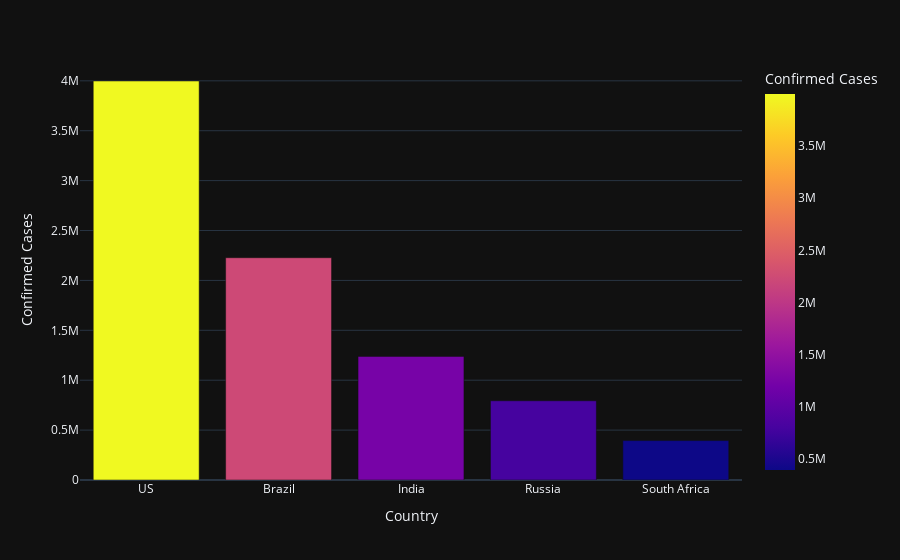

The notebook cell saved with this chart:
### Markdown cell above
## Analysis of Worst Hit Countries

### Code cell
# Making a dataframe with the country data in sorted order
country_cases_sorted = country_cases.sort_values('confirmed', ascending = False)
country_cases_sorted.index = [x for x in range(len(country_cases_sorted))]

# Plotting the worst affected countries side by side for a direct comparison
fig = px.bar(country_cases_sorted.head(), x = 'country', y = 'confirmed', color = 'confirmed', \
            labels = {'country': 'Country', 'confirmed': 'Confirmed Cases'}, template = 'plotly_dark')
fig.show()

### Figure 1 — Plotly figure (JSON) as saved in the notebook; plotly's stock layout.template omitted (floating-point values rounded to 4 significant figures)
{"data": [{"alignmentgroup": "True", "hovertemplate": "Country=%{x}<br>Confirmed Cases=%{marker.color}<extra></extra>", "legendgroup": "", "marker": {"color": [3998259, 2227514, 1238798, 793720, 394948], "coloraxis": "coloraxis"}, "name": "", "offsetgroup": "", "orientation": "v", "showlegend": false, "textposition": "auto", "type": "bar", "x": ["US", "Brazil", "India", "Russia", "South Africa"], "xaxis": "x", "y": [3998259, 2227514, 1238798, 793720, 394948], "yaxis": "y"}], "layout": {"autosize": true, "barmode": "relative", "coloraxis": {"colorbar": {"title": {"text": "Confirmed Cases"}}, "colorscale": [[0, "#0d0887"], [0.1111, "#46039f"], [0.2222, "#7201a8"], [0.3333, "#9c179e"], [0.4444, "#bd3786"], [0.5556, "#d8576b"], [0.6667, "#ed7953"], [0.7778, "#fb9f3a"], [0.8889, "#fdca26"], [1, "#f0f921"]]}, "legend": {"tracegroupgap": 0}, "margin": {"t": 60}, "xaxis": {"anchor": "y", "autorange": true, "domain": [0, 1], "range": [-0.5, 4.5], "title": {"text": "Country"}, "type": "category"}, "yaxis": {"anchor": "x", "autorange": true, "domain": [0, 1], "range": [0, 4209000.0], "title": {"text": "Confirmed Cases"}, "type": "linear"}}}
